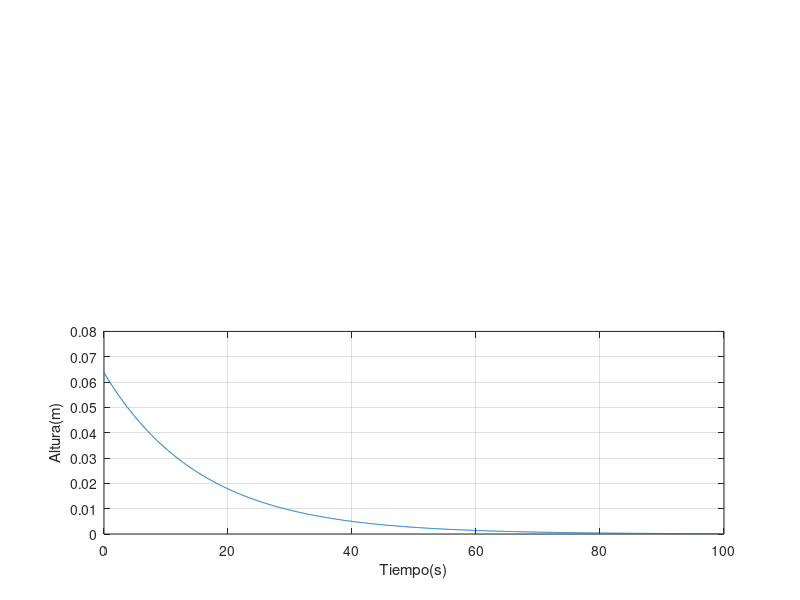

Here is the MATLAB script that generated this plot:
k1=input('Dame el valor de k1:_');
k2=input('Dame el valor de k2:_');
r=input('Dame el valor del radio del cilindro:_');
t=[0:0.1:100];
Ac=pi*power(r,2);
alpha=k2/Ac;
K=k1/Ac;
ht=K*exp(-alpha*t);%Funcion en el tiempo
Num=K;
Den=[1 alpha];
Gs=tf(Num,Den);
figure(1)
subplot(2,1,1);impulse(Gs);
grid on
subplot(2,1,2);plot(t,ht);
xlabel('Tiempo(s)');
ylabel('Altura(m)');
grid on



